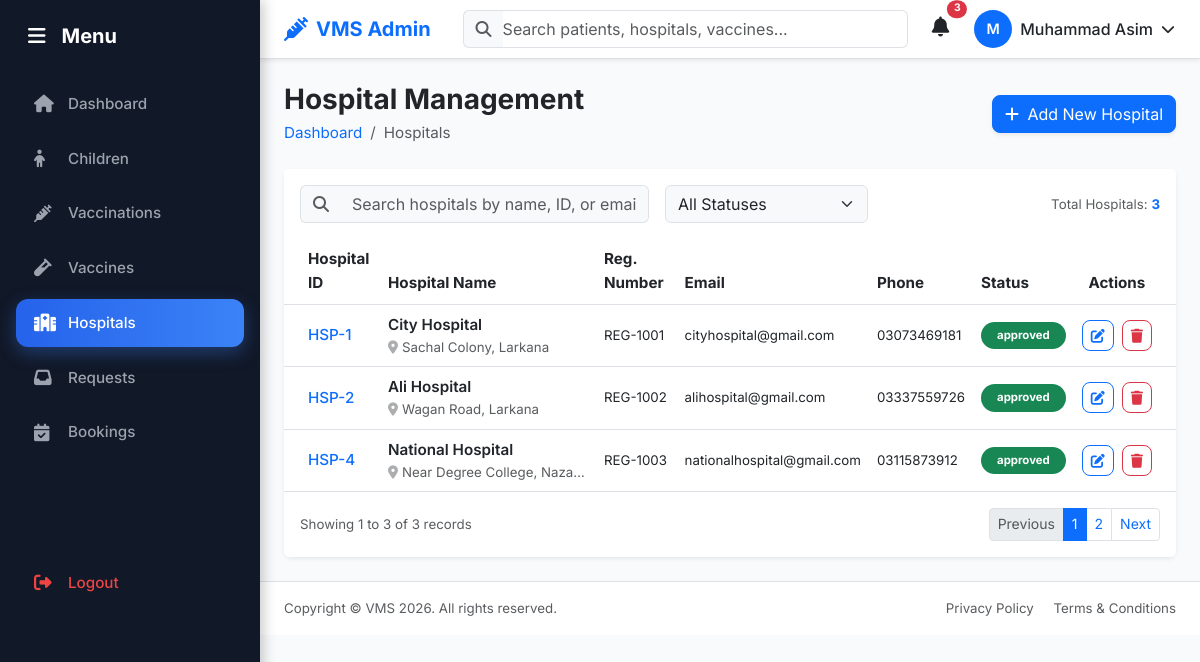
The app's page /admin/hospitals/hospital_list.php (signed in) with its own data.
### tables this page shows
CREATE TABLE `hospitals` (
  `id` int(11) NOT NULL,
  `user_id` int(11) NOT NULL,
  `hospital_name` varchar(150) NOT NULL,
  `registration_no` varchar(50) NOT NULL,
  `phone` varchar(20) NOT NULL,
  `address` text NOT NULL,
  `status` enum('approved','pending','rejected') NOT NULL DEFAULT 'pending',
  `created_at` timestamp NOT NULL DEFAULT current_timestamp()
);

CREATE TABLE `users` (
  `id` int(11) NOT NULL,
  `name` varchar(100) NOT NULL,
  `email` varchar(100) NOT NULL,
  `password` varchar(255) NOT NULL,
  `role` enum('admin','parent','hospital') NOT NULL,
  `status` enum('active','inactive') NOT NULL DEFAULT 'active',
  `created_at` timestamp NOT NULL DEFAULT current_timestamp()
);

### admin/hospitals/hospital_list.php (the view, shortened to what this page needs)
<?php
include '../../config/db.php';
include '../includes/header.php';
include '../includes/sidebar.php';
$stmt_hospitals = $conn->prepare("SELECT h.id, h.hospital_name, h.registration_no, u.email, h.phone, h.address, h.status FROM hospitals h LEFT JOIN users u ON h.user_id = u.id");
$stmt_hospitals->execute();
$result_hospitals = $stmt_hospitals->get_result();
?>
<div class="main-content p-4">
    <div class="row align-items-center mb-4">
        <div class="col-md-6">
            <h3 class="fw-bold text-dark mb-1">Hospital Management</h3>
            <nav aria-label="breadcrumb">
                <ol class="breadcrumb mb-0">
                    <li class="breadcrumb-item"><a href="../dashboard.php" class="text-decoration-none text-primary">Dashboard</a></li>
                    <li class="breadcrumb-item active" aria-current="page">Hospitals</li>
                </ol>
            </nav>
        </div>
        <div class="col-md-6 text-md-end mt-3 mt-md-0">
            <a href="add_hospital.php" class="btn btn-primary shadow-sm rounded-3">
                <i class="fas fa-plus me-1"></i> Add New Hospital
            </a>
        </div>
    </div>
    <div class="card border-0 shadow-sm rounded-3">
        <div class="card-header bg-white py-3 border-0">
            <div class="row align-items-center g-3">
                <div class="col-md-5">
                    <div class="input-group">
                        <span class="input-group-text bg-light border-end-0">
                            <i class="fas fa-search text-muted"></i>
                        </span>
                        <input type="text" id="hospitalSearch" class="form-control bg-light border-start-0" placeholder="Search hospitals by name, ID, or email...">
                    </div>
                </div>
                <div class="col-md-3">
                    <select id="statusFilter" class="form-select bg-light">
                        <option value="">All Statuses</option>
                    </select>
                </div>
                <div class="col text-md-end">
                    <span class="text-muted small">Total Hospitals: <span class="fw-bold text-primary"><?= $result_hospitals->num_rows; ?></span></span>
                </div>
            </div>
        </div>
        <div class="card-body p-0">
            <div class="table-responsive">
                <table class="table table-hover align-middle mb-0" id="hospitalsTable">
                    <thead class="bg-light text-dark">
                        <tr>
                            <th class="ps-4">Hospital ID</th>
                            <th>Hospital Name</th>
                            <th>Reg. Number</th>
                            <th>Email</th>
                            <th>Phone</th>
                            <th>Status</th>
                            <th class="text-center pe-4">Actions</th>
                        </tr>
                    </thead>
                    <tbody>
                        <?php
                        if ($result_hospitals->num_rows > 0) {
                            while ($row = $result_hospitals->fetch_assoc()) {
                                $status = $row['status'];
                                if($status === 'approved') {
                                    $status = 'bg-success';
                                } elseif($status === 'rejected') {
                                    $status = 'bg-danger';
                                } elseif($status === 'pending') {
                                    $status = 'bg-warning text-dark';
                                } else {
                                    $status = 'Unknown';
                                }
                                echo "
                                    <tr class='hospital-row' data-name='".strtolower($row['hospital_name'])."' data-id='".strtolower($row['id'])."' data-email='".strtolower($row['email'])."' data-status='".strtolower($row['status'])."'>
                                        <td class='ps-4'>
                                            <span class='fw-medium text-primary'>HSP-".$row['id']."</span>
                                        </td>
                                        <td>
                                            <div class='fw-semibold text-dark'>".$row['hospital_name']."</div>
                                            <div class='small text-muted text-truncate' style='max-width: 200px;' title=".$row['address'].">
                                                <i class='fas fa-map-marker-alt me-1 opacity-50'></i>".$row['address']."
                                            </div>
                                        </td>
                                        <td class='small'> ".$row['registration_no']."</td>
                                        <td class='small'>".$row['email']."</td>
                                        <td class='small text-nowrap'>".$row['phone']."</td>
                                        <td>
                                            <span class='badge rounded-pill px-3 py-2 ".$status."'>
                                                ".$row['status']."
                                            </span>
                                        </td>
                                        <td class='text-center pe-4'>
                                            <div class='d-flex justify-content-center gap-2'>
                                                <a href='update_hospital.php?id=".$row['id']."' class='btn btn-sm btn-outline-primary rounded-3' title='Edit Hospital' data-bs-toggle='tooltip'>
                                                    <i class='fas fa-edit'></i>
                                                </a>
                                                <button type='button' class='btn btn-sm btn-outline-danger rounded-3' title='Delete Hospital' data-bs-toggle='tooltip' onclick='confirmDelete(\"".$row['id']."\", \"".$row['hospital_name']."\")'>
                                                    <i class='fas fa-trash'></i>
                                                </button>
                                            </div>
                                        </td>
                                    </tr>
                                ";
                            }
                        }
                        ?>
                    </tbody>
                </table>
            </div>
        </div>
        <div class="card-footer bg-white py-3 border-0">
            <div class="d-flex flex-column flex-md-row justify-content-between align-items-center">
                <p class="text-muted small mb-3 mb-md-0">Showing 1 to <?= $result_hospitals->num_rows ?> of <?= $result_hospitals->num_rows ?> records</p>
                <nav aria-label="Page navigation">
                    <ul class="pagination pagination-sm mb-0">
                        <li class="page-item disabled">
                            <a class="page-link" href="#" tabindex="-1" aria-disabled="true">Previous</a>
                        </li>
                        <li class="page-item active"><a class="page-link" href="#">1</a></li>
                        <li class="page-item"><a class="page-link" href="#">2</a></li>
                        <li class="page-item">
                            <a class="page-link" href="#">Next</a>
                        </li>
                    </ul>
                </nav>
            </div>
        </div>
    </div>
</div>
<?php include '../includes/footer.php'; ?>

### assets/css/admin.css (style rules this page uses)
:root { --primary-500: #3b82f6; --primary-600: #2563eb; --primary-700: #1d4ed8; --success-500: #22c55e; --warning-500: #f59e0b; --danger-500: #ef4444; --gray-50: #f9fafb; --gray-100: #f3f4f6; --gray-200: #e5e7eb; --gray-400: #9ca3af; --gray-700: #374151; --gray-800: #1f2937; --gray-900: #111827; --transition-fast: 150ms ease; --transition-base: 300ms ease; }
body { font-family: 'Inter', sans-serif; font-size: 0.95rem; line-height: 1.6; color: var(--gray-800); background-color: var(--gray-50); }
@media (min-width: 992px) { body { padding-left: 260px; } }

### records on screen
hospitals: id "1", hospital_name "City Hospital", address "Sachal Colony, Larkana", registration_no "REG-1001", user.email "cityhospital@gmail.com", phone "03073469181", status "approved"
hospitals: id "2", hospital_name "Ali Hospital", address "Wagan Road, Larkana", registration_no "REG-1002", user.email "alihospital@gmail.com", phone "03337559726", status "approved"
hospitals: id "4", hospital_name "National Hospital", address "Near Degree College, Naza…", registration_no "REG-1003", user.email "nationalhospital@gmail.com", phone "03115873912", status "approved"

### other values on screen
substr($adminName, 0, 1) "M"
$adminName "Muhammad Asim"
$result_hospitals->num_rows "3"
